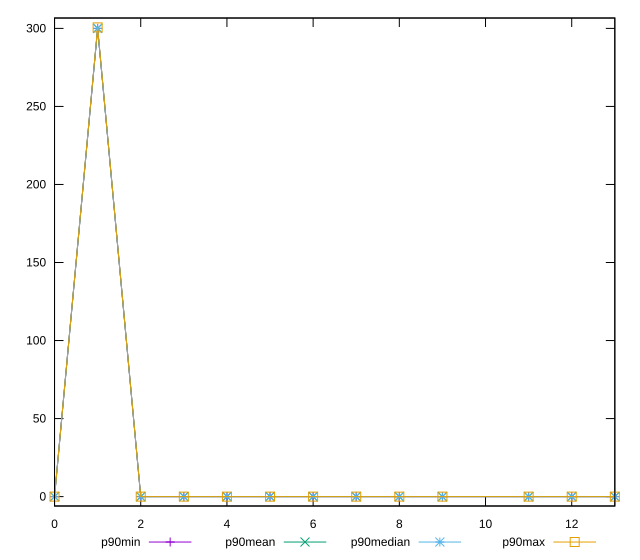

The script that saved this image:
reset

$p90Min <<EOF
0 0
1 300
2 0
3 0
4 0
5 0
6 0
7 0
8 0
9 0
11 0
12 0
13 0
EOF

$p90Mean <<EOF
0 0
1 300.0294065934065
2 0
3 0
4 0
5 0
6 0
7 0
8 0
9 0
11 0
12 0
13 0
EOF

$p90Median <<EOF
0 0
1 300
2 0
3 0
4 0
5 0
6 0
7 0
8 0
9 0
11 0
12 0
13 0
EOF

$p90Max <<EOF
0 0
1 300.636
2 0
3 0
4 0
5 0
6 0
7 0
8 0
9 0
11 0
12 0
13 0
EOF

set key outside below
set xrange [0:13]
set yrange [-6.012720000000001:306.64872]
set trange [-6.012720000000001:306.64872]
set terminal svg size 640, 560 enhanced background rgb 'white'
set output "reprap/uses-rel-preconnect/progression/value.svg"

plot $p90Min title "p90min" with linespoints, \
     $p90Mean title "p90mean" with linespoints, \
     $p90Median title "p90median" with linespoints, \
     $p90Max title "p90max" with linespoints

reset
